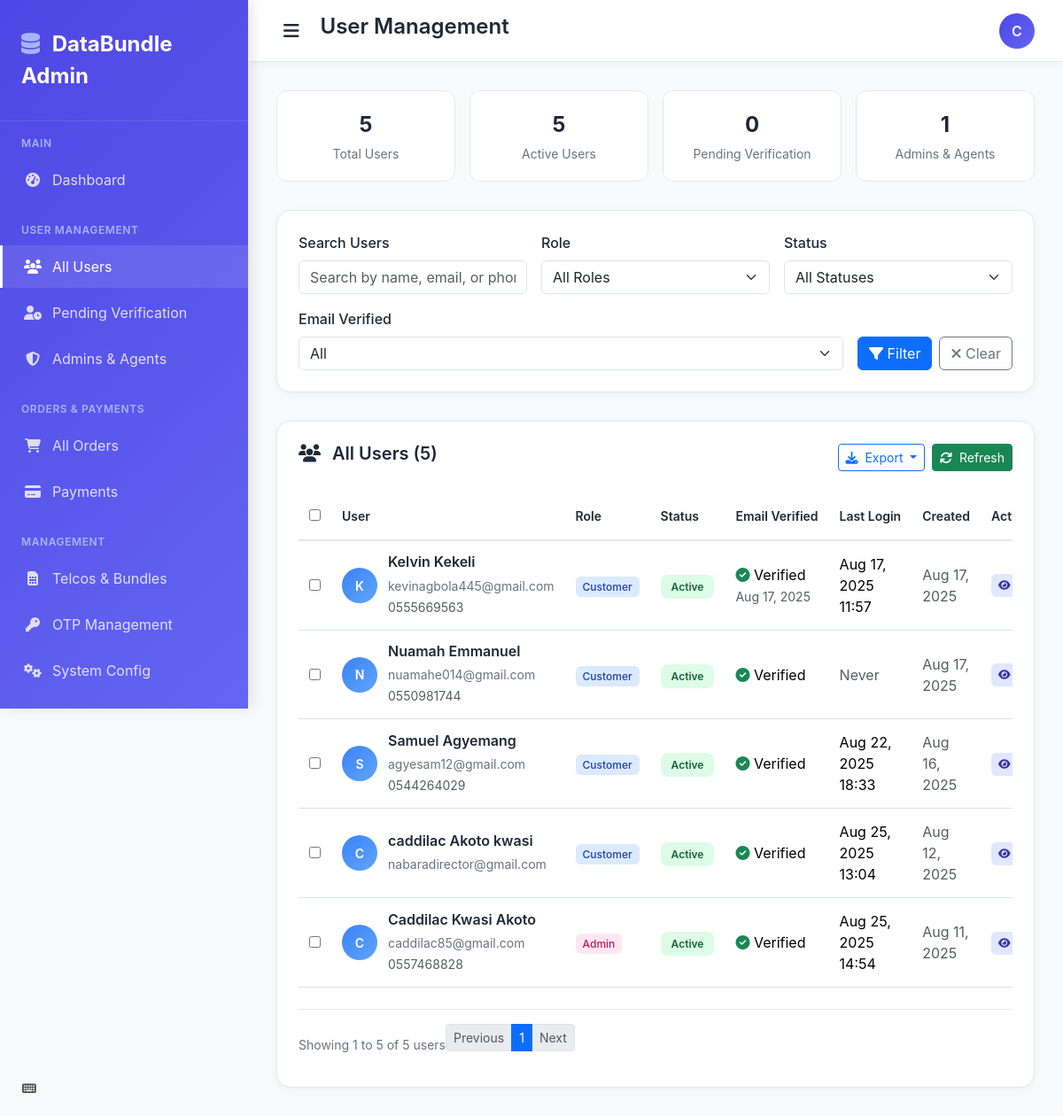
Page /dashboard/management/view/users/ (signed in) on the earlier database version.
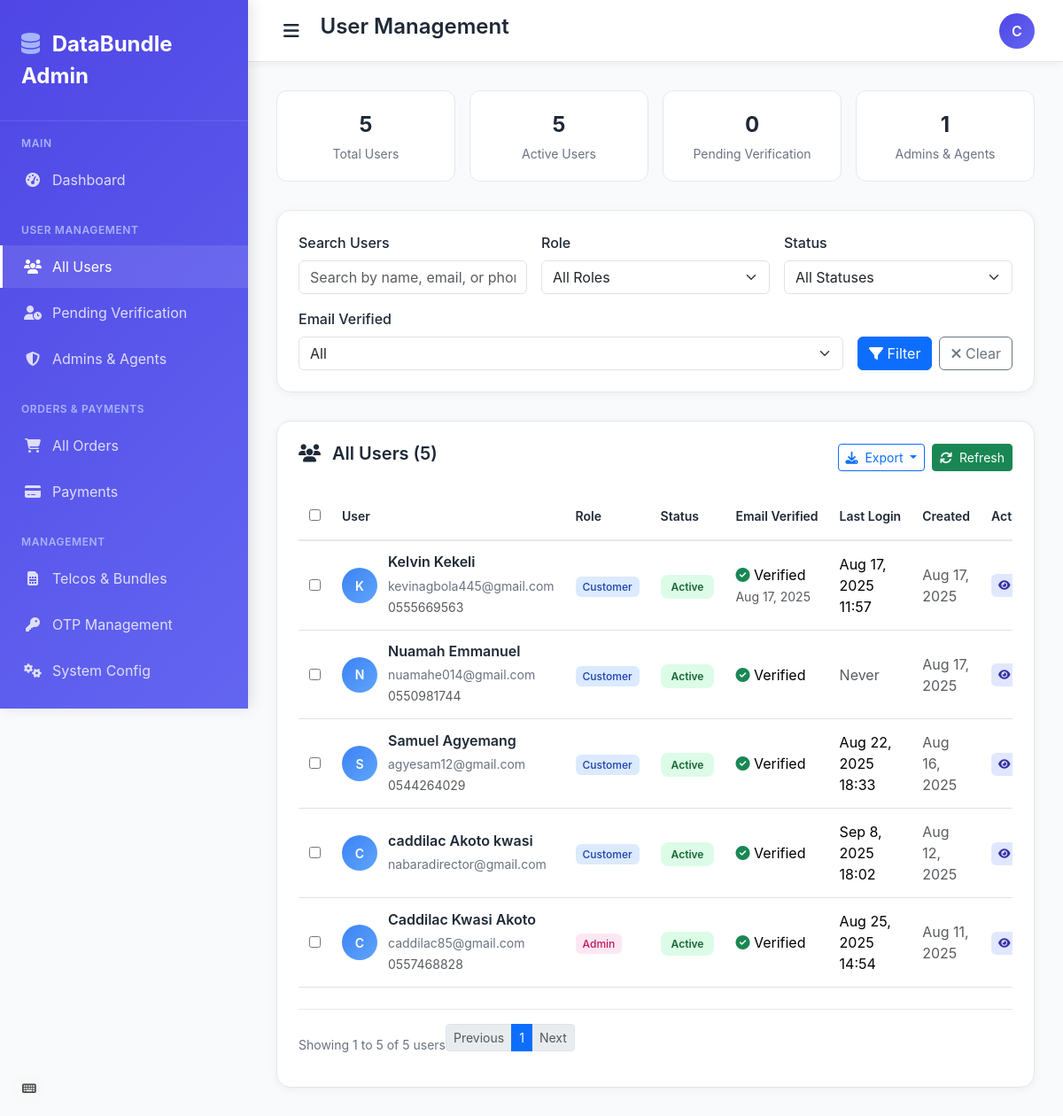
Same page on the later database version.
### authentication/models.py (models this page shows, shortened)
class CustomUser(AbstractUser):
    id = models.CharField(primary_key=True, unique=True, max_length=20, default=generate_user_id, editable=False)
    username = None
    ROLE_CHOICES = [
        ('customer', 'Customer'),
        ('agent', 'Agent'),
        ('admin', 'Admin'),
    ]
    ACCOUNT_STATUS_CHOICES = [
        ('pending_verification', 'Pending Email Verification'),
        ('active', 'Active'),
        ('suspended', 'Suspended'),
        ('deactivated', 'Deactivated'),
    ]
    full_name = models.CharField(max_length=255)
    phone_number = models.CharField(max_length=15, unique=True)
    email = models.EmailField(unique=True)
    role = models.CharField(max_length=20, choices=ROLE_CHOICES, default='customer')
    account_status = models.CharField(
        max_length=30,
        choices=ACCOUNT_STATUS_CHOICES,
        default='pending_verification'
    )
    email_verified = models.BooleanField(default=False)
    email_verified_at = models.DateTimeField(null=True, blank=True)
    last_login_attempt = models.DateTimeField(null=True, blank=True)
    failed_login_attempts = models.PositiveIntegerField(default=0)
    account_locked_until = models.DateTimeField(null=True, blank=True)
    created_at = models.DateTimeField(auto_now_add=True)
    updated_at = models.DateTimeField(auto_now=True)
    objects = CustomUserManager()
    USERNAME_FIELD = 'email'
    REQUIRED_FIELDS = ['full_name', 'phone_number']
    class Meta:
        indexes = [
            models.Index(fields=['email']),
            models.Index(fields=['phone_number']),
            models.Index(fields=['account_status']),
            models.Index(fields=['created_at']),
        ]

### management/views.py (the view)
# urls.py: path('view/users/', AdminViewAllUsersView.as_view(), name='view_all_users'),
@method_decorator(admin_required, name='dispatch')
class AdminViewAllUsersView(LoginRequiredMixin,TemplateView):
    template_name = 'management/admin_view_all_users.html'
    def get_context_data(self, **kwargs):
        context = super().get_context_data(**kwargs)
        context['title'] = 'All Users'
        context['page_header'] = 'User Management'
        context['users'] = CustomUser.objects.all().order_by('-created_at')
        return context

### templates/management/admin_view_all_users.html (shortened to what the changed rows need)
<!DOCTYPE html>
<html lang="en">
<head>
    <link href="https://cdnjs.cloudflare.com/ajax/libs/bootstrap/5.3.2/css/bootstrap.min.css" rel="stylesheet">
    <link href="https://cdnjs.cloudflare.com/ajax/libs/font-awesome/6.4.0/css/all.min.css" rel="stylesheet">
</head>
<body>
    <div class="main-wrapper">
        <nav class="top-navbar">
            <div class="navbar-left">
                <h1 class="page-title">{{ page_header }}</h1>
            </div>
        </nav>
        <div class="content-area">
            <div class="users-table-container">
                <div class="table-responsive">
                    <table class="table" id="usersTable">
                        <thead>
                            <tr>
                                <th>
                                    <input type="checkbox" id="selectAll" onchange="toggleSelectAll()">
                                </th>
                                <th>User</th>
                                <th>Role</th>
                                <th>Status</th>
                                <th>Email Verified</th>
                                <th>Last Login</th>
                                <th>Created</th>
                                <th>Actions</th>
                            </tr>
                        </thead>
                        <tbody id="usersTableBody">
                            {% for user in users %}
                            <tr data-user-id="{{ user.id }}"
                                data-role="{{ user.role }}"
                                data-status="{{ user.account_status }}"
                                data-verified="{{ user.email_verified|yesno:'true,false' }}">
                                <td>
                                    <input type="checkbox" class="user-checkbox" value="{{ user.id }}">
                                </td>
                                <td>
                                    <div class="user-info">
                                        <div class="user-avatar-sm">
                                            {{ user.full_name.0|upper }}
                                        </div>
                                        <div class="user-details">
                                            <h6>{{ user.full_name }}</h6>
                                            <small>{{ user.email }}</small><br>
                                        </div>
                                    </div>
                                </td>
                                <td>
                                    <span class="role-badge role-{{ user.role }}">
                                        {{ user.get_role_display }}
                                    </span>
                                </td>
                                <td>
                                    <span class="status-badge status-{{ user.account_status }}">
                                        {{ user.get_account_status_display }}
                                    </span>
                                </td>
                                <td>
                                    {% if user.email_verified %}
                                        <i class="fas fa-check-circle text-success"></i> Verified
                                    {% else %}
                                        <i class="fas fa-times-circle text-danger"></i> Unverified
                                    {% endif %}
                                </td>
                                <td>
                                    {% if user.last_login %}
                                        {{ user.last_login|date:"M j, Y H:i" }}
                                    {% else %}
                                        <span class="text-muted">Never</span>
                                    {% endif %}
                                </td>
                                <td>
                                    <span class="text-muted">{{ user.created_at|date:"M j, Y" }}</span>
                                </td>
                                <td>
                                    <div class="btn-group" role="group">
                                        <button class="btn-action btn-view" onclick="viewUser('{{ user.id }}')"
                                                data-bs-toggle="tooltip" title="View Details">
                                            <i class="fas fa-eye"></i>
                                        </button>
                                    </div>
                                </td>
                            </tr>
                            {% endfor %}
                        </tbody>
                    </table>
                </div>
            </div>
        </div>
    </div>
</body>
</html>

Differences in the rows shown:
changed CustomUser "caddilac Akoto kwasi": last_login "Aug 25, 2025 13:04" → "Sep 8, 2025 18:02"
